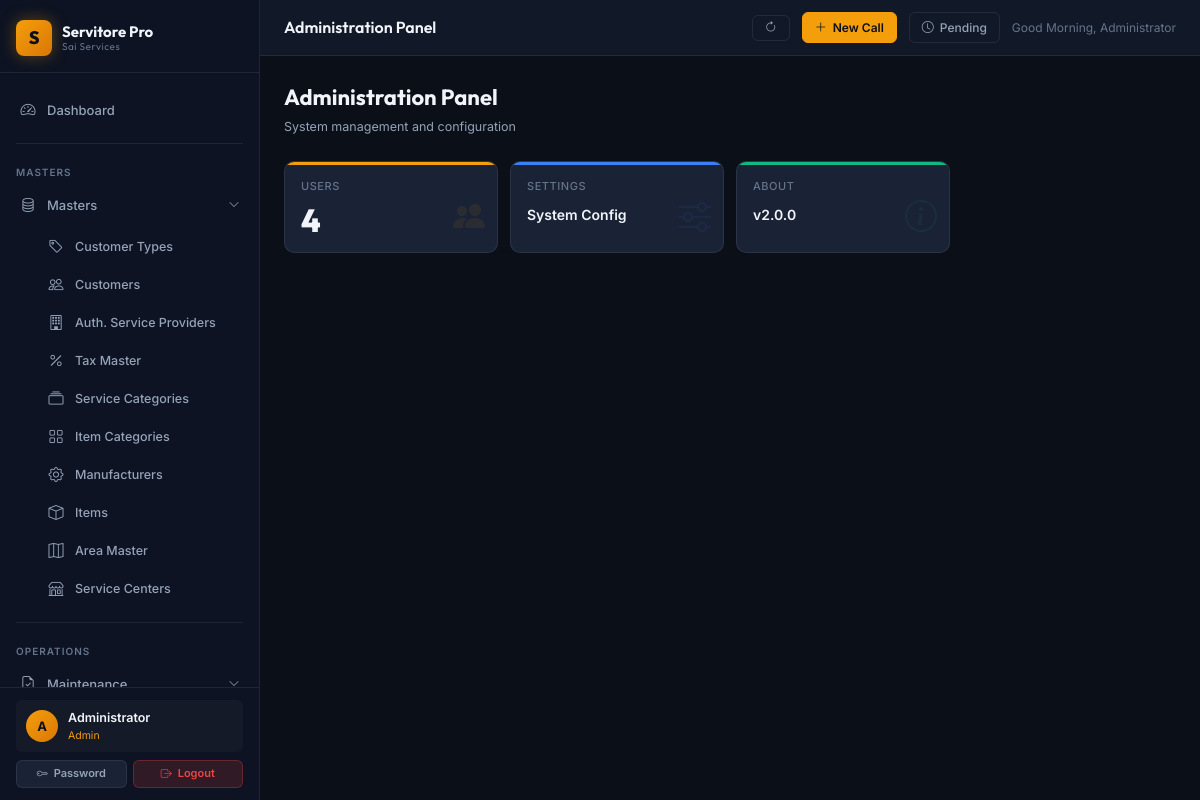
Screenshot of /administration/ (signed in) with the database file from the repository.
### app/models/user.py (models this page shows, shortened)
class User(db.Model, UserMixin):
    __tablename__ = 'users'
    id = db.Column(db.Integer, primary_key=True)
    username = db.Column(db.String(64), unique=True, nullable=False, index=True)
    email = db.Column(db.String(120), unique=True, nullable=False)
    full_name = db.Column(db.String(120), nullable=False, default='')
    password_hash = db.Column(db.String(256), nullable=False)
    role = db.Column(db.String(20), nullable=False, default='Viewer')
    is_active = db.Column(db.Boolean, nullable=False, default=True)
    phone = db.Column(db.String(20), nullable=True)
    area_id = db.Column(db.Integer, db.ForeignKey('area_masters.id'), nullable=True)
    created_at = db.Column(db.DateTime, default=datetime.utcnow)
    last_login_at = db.Column(db.DateTime, nullable=True)
    area = db.relationship('AreaMaster', foreign_keys=[area_id], lazy='select')

### app/blueprints/administration/routes.py (the view)
@admin_bp.route('/')
@login_required
@admin_required
def index():
    users = User.query.order_by(User.created_at.desc()).all()
    return render_template('administration/index.html', users=users)

### app/templates/administration/index.html (shortened to what this page needs)
{% extends 'layouts/base.html' %}
{% block topbar_title %}Administration Panel{% endblock %}
{% block content %}
<div class="page-header"><div><div class="page-title">Administration Panel</div><div class="page-subtitle">System management and configuration</div></div></div>
<div class="stat-grid" style="grid-template-columns:repeat(auto-fill,minmax(180px,1fr));">
  <a href="{{ url_for('administration.list_users') }}" class="stat-card" style="--stat-color:#f59e0b;text-decoration:none;">
    <div class="stat-card-label">Users</div>
    <div class="stat-card-value">{{ users|length }}</div>
    <i class="bi bi-people-fill stat-card-icon"></i>
  </a>
  <a href="{{ url_for('administration.settings') }}" class="stat-card" style="--stat-color:#3b82f6;text-decoration:none;">
    <div class="stat-card-label">Settings</div>
    <div style="font-size:14px;font-weight:600;color:var(--text-primary);margin-top:8px;">System Config</div>
    <i class="bi bi-sliders stat-card-icon"></i>
  </a>
  <a href="{{ url_for('administration.about') }}" class="stat-card" style="--stat-color:#10b981;text-decoration:none;">
    <div class="stat-card-label">About</div>
    <div style="font-size:14px;font-weight:600;color:var(--text-primary);margin-top:8px;">v2.0.0</div>
    <i class="bi bi-info-circle stat-card-icon"></i>
  </a>
</div>
{% endblock %}

### app/templates/layouts/base.html (shortened to what this page needs)
<!DOCTYPE html>
<html lang="en">
<head>
  <link rel="stylesheet" href="https://cdn.jsdelivr.net/npm/bootstrap-icons@1.11.3/font/bootstrap-icons.min.css">
  <link rel="stylesheet" href="{{ url_for('static', filename='css/main.css') }}">
</head>
<body>
<div class="app-shell">
  <aside class="sidebar" id="sidebar">
    <div class="sidebar-brand">
      <div class="brand-icon">S</div>
      <div class="brand-text">
        Servitore Pro
        <small>Sai Services</small>
      </div>
    </div>
    <nav style="flex:1; padding: 8px 0; overflow-y: auto;">
      <div class="nav-section">
        <a href="{{ url_for('dashboard.index') }}" class="nav-link {% if request.blueprint == 'dashboard' %}active{% endif %}">
          <i class="bi bi-speedometer2"></i> Dashboard
        </a>
      </div>
      <div class="divider" style="margin: 4px 16px;"></div>
      <div class="nav-section">
        <div class="nav-section-label">Masters</div>
        <div class="nav-item">
          <a class="nav-link" data-bs-toggle="collapse" href="#mastersMenu" role="button"
             aria-expanded="{% if request.blueprint == 'masters' %}true{% else %}false{% endif %}">
            <i class="bi bi-database"></i>
            <span>Masters</span>
            <i class="bi bi-chevron-down nav-arrow"></i>
          </a>
          <div class="collapse {% if request.blueprint == 'masters' %}show{% endif %}" id="mastersMenu">
            <ul class="nav-submenu">
              <li><a href="{{ url_for('masters.customer_types') }}" class="nav-link {% if request.path.startswith('/masters/customer-type') %}active{% endif %}"><i class="bi bi-tag"></i> Customer Types</a></li>
              <li><a href="{{ url_for('masters.customers') }}" class="nav-link {% if request.path.startswith('/masters/customer') and 'type' not in request.path %}active{% endif %}"><i class="bi bi-people"></i> Customers</a></li>
              <li><a href="{{ url_for('masters.asps') }}" class="nav-link {% if request.path.startswith('/masters/asp') %}active{% endif %}"><i class="bi bi-building"></i> Auth. Service Providers</a></li>
              <li><a href="{{ url_for('masters.taxes') }}" class="nav-link {% if request.path.startswith('/masters/tax') %}active{% endif %}"><i class="bi bi-percent"></i> Tax Master</a></li>
              <li><a href="{{ url_for('masters.service_categories') }}" class="nav-link {% if request.path.startswith('/masters/service-cat') %}active{% endif %}"><i class="bi bi-collection"></i> Service Categories</a></li>
              <li><a href="{{ url_for('masters.item_categories') }}" class="nav-link {% if request.path.startswith('/masters/item-cat') %}active{% endif %}"><i class="bi bi-grid"></i> Item Categories</a></li>
              <li><a href="{{ url_for('masters.manufacturers') }}" class="nav-link {% if request.path.startswith('/masters/manufacturer') %}active{% endif %}"><i class="bi bi-gear"></i> Manufacturers</a></li>
              <li><a href="{{ url_for('masters.items') }}" class="nav-link {% if request.path.startswith('/masters/item') and 'cat' not in request.path %}active{% endif %}"><i class="bi bi-box"></i> Items</a></li>
              <li><a href="{{ url_for('masters.areas') }}" class="nav-link {% if request.path.startswith('/masters/area') %}active{% endif %}"><i class="bi bi-map"></i> Area Master</a></li>
              <li><a href="{{ url_for('masters.service_centers') }}" class="nav-link {% if request.path.startswith('/masters/service-center') %}active{% endif %}"><i class="bi bi-shop"></i> Service Centers</a></li>
            </ul>
          </div>
        </div>
      </div>
      <div class="divider" style="margin: 4px 16px;"></div>
      <div class="nav-section">
        <div class="nav-section-label">Operations</div>
        <div class="nav-item">
          <a class="nav-link" data-bs-toggle="collapse" href="#maintenanceMenu" role="button"
             aria-expanded="{% if request.blueprint == 'maintenance' %}true{% else %}false{% endif %}">
            <i class="bi bi-file-earmark-check"></i>
            <span>Maintenance</span>
            <i class="bi bi-chevron-down nav-arrow"></i>
          </a>
        </div>
      </div>
    </nav>
    <div class="sidebar-footer">
      {% if current_user.is_authenticated %}
      <div class="sidebar-user">
        <div class="user-avatar">{{ (current_user.full_name or current_user.username)[0]|upper }}</div>
        <div class="user-info">
          <div class="user-name">{{ current_user.full_name or current_user.username }}</div>
          <div class="user-role">{{ current_user.role }}</div>
        </div>
      </div>
      <div style="display:flex; gap:6px; margin-top:8px;">
        <a href="{{ url_for('auth.change_password') }}" class="btn btn-secondary btn-sm" style="flex:1; justify-content:center; font-size:11px;"><i class="bi bi-key"></i> Password</a>
        <a href="{{ url_for('auth.logout') }}" class="btn btn-danger btn-sm" style="flex:1; justify-content:center; font-size:11px;"><i class="bi bi-box-arrow-right"></i> Logout</a>
      </div>
      {% endif %}
    </div>
  </aside>
  <div class="main-wrapper">
    <header class="topbar">
      <div>
        <div class="topbar-title font-outfit">{% block topbar_title %}Servitore Pro{% endblock %}</div>
      </div>
      <div class="topbar-actions">
        <button onclick="window.location.reload();" class="topbar-btn" title="Refresh Page">
          <i class="bi bi-arrow-clockwise"></i>
        </button>
        <a href="{{ url_for('service.register') }}" class="topbar-btn primary" title="Service Call Register (F3)">
          <i class="bi bi-plus-lg"></i> New Call
        </a>
        <a href="{{ url_for('service.pending_calls') }}" class="topbar-btn" title="Pending Calls (Ctrl+P)">
          <i class="bi bi-clock"></i>
          <span class="d-none d-sm-inline">Pending</span>
        </a>
        {% if current_user.is_authenticated %}
        <span style="font-size:12px; color:var(--text-muted);" id="header-greeting" data-name="{{ current_user.full_name or current_user.username }}"></span>
        {% endif %}
      </div>
    </header>
    <main class="content-area">
      {% block content %}{% endblock %}
    </main>
  </div>
</div>
</body>
</html>

### rows the page displays
User: full_name "A", full_name "Administrator", role "Admin"

### other values shown
{{ users|length }} "4"
